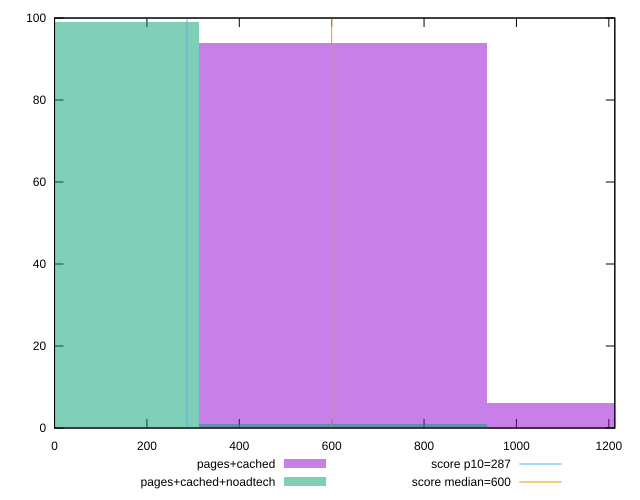

Write gnuplot code to recreate this figure.
reset

$pagesCached <<EOF
624.5302981818431 94
1249.0605963636863 6
EOF

$pagesCachedNoadtech <<EOF
0 99
624.5302981818431 1
EOF

set key outside below
set boxwidth 624.5302981818431
set xrange [0:1213]
set yrange [0:100]
set trange [0:100]
set style fill transparent solid 0.5 noborder

set parametric
set terminal svg size 640, 500 enhanced background rgb 'white'
set output "report_00020_2021-02-19T21:17:38.612Z2/total-blocking-time/comparison/histogram/1_vs_2.svg"

plot $pagesCached title "pages+cached" with boxes, \
     $pagesCachedNoadtech title "pages+cached+noadtech" with boxes, \
     287,t title "score p10=287", \
     600,t title "score median=600"

reset
